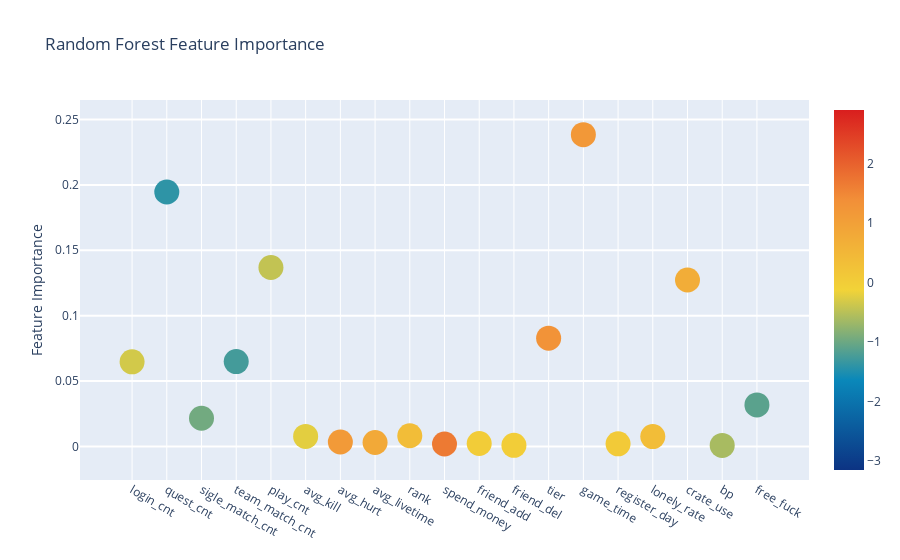
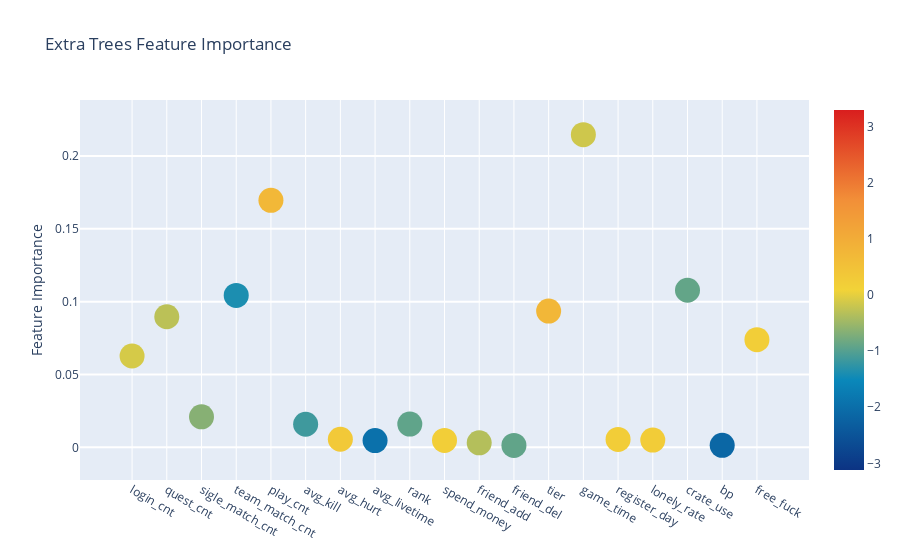
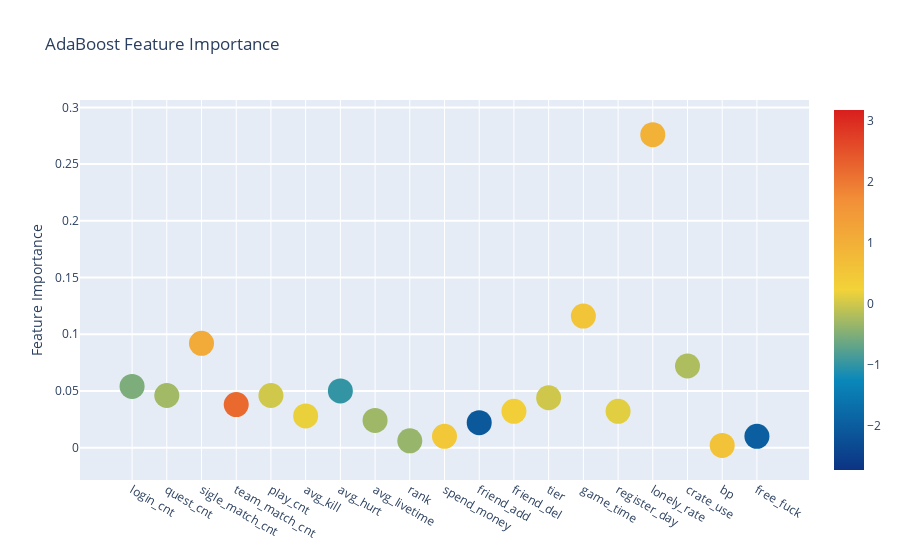
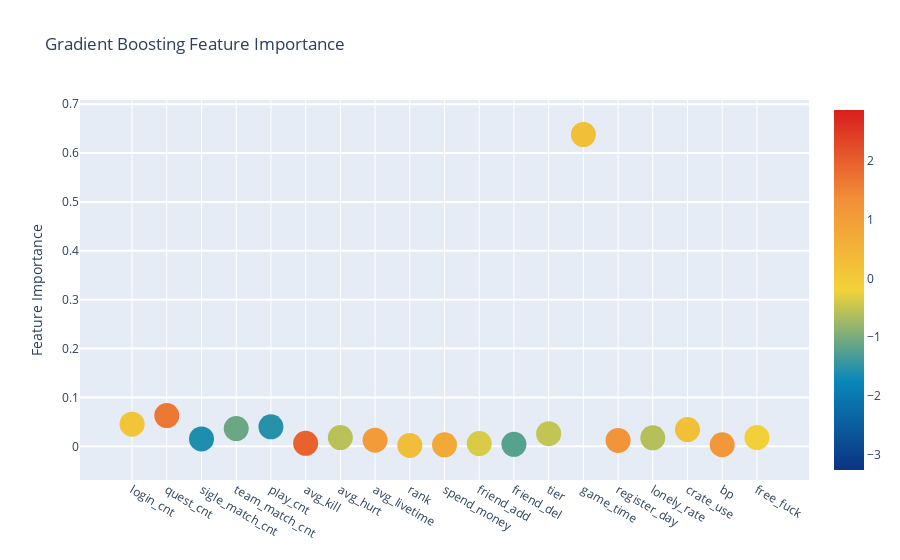

The notebook cell these images were saved under, in order:
### Code cell
trace = go.Scatter(
    y = feature_dataframe['Random Forest feature importances'].values,
    x = feature_dataframe['features'].values,
    mode='markers',
    marker=dict(
        sizemode = 'diameter',
        sizeref = 1,
        size = 25,
        color = np.random.randn(500), #set color equal to a variable
        colorscale='Portland',
        showscale=True
    ),
    text = feature_dataframe['features'].values
)
data = [trace]
 
layout= go.Layout(
    autosize= True,
    title= 'Random Forest Feature Importance',
    hovermode= 'closest',
    yaxis=dict(
        title= 'Feature Importance',
        ticklen= 5,
        gridwidth= 2
    ),
    showlegend= False
)
fig = go.Figure(data=data, layout=layout)
py.iplot(fig,filename='scatter2010')
 
# Scatter plot 
trace = go.Scatter(
    y = feature_dataframe['Extra Trees  feature importances'].values,
    x = feature_dataframe['features'].values,
    mode='markers',
    marker=dict(
        sizemode = 'diameter',
        sizeref = 1,
        size = 25,
        color = np.random.randn(500), #set color equal to a variable
        colorscale='Portland',
        showscale=True
    ),
    text = feature_dataframe['features'].values
)
data = [trace]
 
layout= go.Layout(
    autosize= True,
    title= 'Extra Trees Feature Importance',
    hovermode= 'closest',
    yaxis=dict(
        title= 'Feature Importance',
        ticklen= 5,
        gridwidth= 2
    ),
    showlegend= False
)
fig = go.Figure(data=data, layout=layout)
py.iplot(fig,filename='scatter2010')
 
# Scatter plot 
trace = go.Scatter(
    y = feature_dataframe['AdaBoost feature importances'].values,
    x = feature_dataframe['features'].values,
    mode='markers',
    marker=dict(
        sizemode = 'diameter',
        sizeref = 1,
        size = 25,
        color = np.random.randn(500), 
        colorscale='Portland',
        showscale=True
    ),
    text = feature_dataframe['features'].values
)
data = [trace]
 
layout= go.Layout(
    autosize= True,
    title= 'AdaBoost Feature Importance',
    hovermode= 'closest',
    yaxis=dict(
        title= 'Feature Importance',
        ticklen= 5,
        gridwidth= 2
    ),
    showlegend= False
)
fig = go.Figure(data=data, layout=layout)
py.iplot(fig,filename='scatter2010')
 
# Scatter plot 
trace = go.Scatter(
    y = feature_dataframe['Gradient Boost feature importances'].values,
    x = feature_dataframe['features'].values,
    mode='markers',
    marker=dict(
        sizemode = 'diameter',
        sizeref = 1,
        size = 25,
        color = np.random.randn(500), #set color equal to a variable
        colorscale='Portland',
        showscale=True
    ),
    text = feature_dataframe['features'].values
)
data = [trace]
 
layout= go.Layout(
    autosize= True,
    title= 'Gradient Boosting Feature Importance',
    hovermode= 'closest',
    yaxis=dict(
        title= 'Feature Importance',
        ticklen= 5,
        gridwidth= 2
    ),
    showlegend= False
)
fig = go.Figure(data=data, layout=layout)
py.iplot(fig,filename='Europa Lost')

### Figure 1 — Plotly figure (JSON) as saved in the notebook; plotly's stock layout.template omitted (floating-point values rounded to 4 significant figures; data arrays with more than 128 entries replaced by an {"elided": "..."} marker saying what was removed)
{"data": [{"marker": {"color": {"elided": "500 float values"}, "colorscale": [[0, "rgb(12,51,131)"], [0.25, "rgb(10,136,186)"], [0.5, "rgb(242,211,56)"], [0.75, "rgb(242,143,56)"], [1, "rgb(217,30,30)"]], "showscale": true, "size": 25, "sizemode": "diameter", "sizeref": 1}, "mode": "markers", "text": ["login_cnt", "quest_cnt", "sigle_match_cnt", "team_match_cnt", "play_cnt", "avg_kill", "avg_hurt", "avg_livetime", "rank", "spend_money", "friend_add", "friend_del", "tier", "game_time", "register_day", "lonely_rate", "crate_use", "bp", "free_fuck"], "type": "scatter", "x": ["login_cnt", "quest_cnt", "sigle_match_cnt", "team_match_cnt", "play_cnt", "avg_kill", "avg_hurt", "avg_livetime", "rank", "spend_money", "friend_add", "friend_del", "tier", "game_time", "register_day", "lonely_rate", "crate_use", "bp", "free_fuck"], "y": [0.06466, 0.1945, 0.02156, 0.06488, 0.1368, 0.00762, 0.003354, 0.003002, 0.00816, 0.001823, 0.002247, 0.0008278, 0.08276, 0.2384, 0.001991, 0.007516, 0.1273, 0.0007949, 0.03176]}], "layout": {"autosize": true, "hovermode": "closest", "showlegend": false, "title": {"text": "Random Forest Feature Importance"}, "yaxis": {"gridwidth": 2, "ticklen": 5, "title": {"text": "Feature Importance"}}}}

### Figure 2 — Plotly figure (JSON) as saved in the notebook; plotly's stock layout.template omitted (floating-point values rounded to 4 significant figures; data arrays with more than 128 entries replaced by an {"elided": "..."} marker saying what was removed)
{"data": [{"marker": {"color": {"elided": "500 float values"}, "colorscale": [[0, "rgb(12,51,131)"], [0.25, "rgb(10,136,186)"], [0.5, "rgb(242,211,56)"], [0.75, "rgb(242,143,56)"], [1, "rgb(217,30,30)"]], "showscale": true, "size": 25, "sizemode": "diameter", "sizeref": 1}, "mode": "markers", "text": ["login_cnt", "quest_cnt", "sigle_match_cnt", "team_match_cnt", "play_cnt", "avg_kill", "avg_hurt", "avg_livetime", "rank", "spend_money", "friend_add", "friend_del", "tier", "game_time", "register_day", "lonely_rate", "crate_use", "bp", "free_fuck"], "type": "scatter", "x": ["login_cnt", "quest_cnt", "sigle_match_cnt", "team_match_cnt", "play_cnt", "avg_kill", "avg_hurt", "avg_livetime", "rank", "spend_money", "friend_add", "friend_del", "tier", "game_time", "register_day", "lonely_rate", "crate_use", "bp", "free_fuck"], "y": [0.0627, 0.08965, 0.02092, 0.1043, 0.1696, 0.01585, 0.005516, 0.004649, 0.01597, 0.004721, 0.003099, 0.001328, 0.09353, 0.2147, 0.005405, 0.004993, 0.1078, 0.001372, 0.0739]}], "layout": {"autosize": true, "hovermode": "closest", "showlegend": false, "title": {"text": "Extra Trees Feature Importance"}, "yaxis": {"gridwidth": 2, "ticklen": 5, "title": {"text": "Feature Importance"}}}}

### Figure 3 — Plotly figure (JSON) as saved in the notebook; plotly's stock layout.template omitted (floating-point values rounded to 4 significant figures; data arrays with more than 128 entries replaced by an {"elided": "..."} marker saying what was removed)
{"data": [{"marker": {"color": {"elided": "500 float values"}, "colorscale": [[0, "rgb(12,51,131)"], [0.25, "rgb(10,136,186)"], [0.5, "rgb(242,211,56)"], [0.75, "rgb(242,143,56)"], [1, "rgb(217,30,30)"]], "showscale": true, "size": 25, "sizemode": "diameter", "sizeref": 1}, "mode": "markers", "text": ["login_cnt", "quest_cnt", "sigle_match_cnt", "team_match_cnt", "play_cnt", "avg_kill", "avg_hurt", "avg_livetime", "rank", "spend_money", "friend_add", "friend_del", "tier", "game_time", "register_day", "lonely_rate", "crate_use", "bp", "free_fuck"], "type": "scatter", "x": ["login_cnt", "quest_cnt", "sigle_match_cnt", "team_match_cnt", "play_cnt", "avg_kill", "avg_hurt", "avg_livetime", "rank", "spend_money", "friend_add", "friend_del", "tier", "game_time", "register_day", "lonely_rate", "crate_use", "bp", "free_fuck"], "y": [0.054, 0.046, 0.092, 0.038, 0.046, 0.028, 0.05, 0.024, 0.006, 0.01, 0.022, 0.032, 0.044, 0.116, 0.032, 0.276, 0.072, 0.002, 0.01]}], "layout": {"autosize": true, "hovermode": "closest", "showlegend": false, "title": {"text": "AdaBoost Feature Importance"}, "yaxis": {"gridwidth": 2, "ticklen": 5, "title": {"text": "Feature Importance"}}}}

### Figure 4 — Plotly figure (JSON) as saved in the notebook; plotly's stock layout.template omitted (floating-point values rounded to 4 significant figures; data arrays with more than 128 entries replaced by an {"elided": "..."} marker saying what was removed)
{"data": [{"marker": {"color": {"elided": "500 float values"}, "colorscale": [[0, "rgb(12,51,131)"], [0.25, "rgb(10,136,186)"], [0.5, "rgb(242,211,56)"], [0.75, "rgb(242,143,56)"], [1, "rgb(217,30,30)"]], "showscale": true, "size": 25, "sizemode": "diameter", "sizeref": 1}, "mode": "markers", "text": ["login_cnt", "quest_cnt", "sigle_match_cnt", "team_match_cnt", "play_cnt", "avg_kill", "avg_hurt", "avg_livetime", "rank", "spend_money", "friend_add", "friend_del", "tier", "game_time", "register_day", "lonely_rate", "crate_use", "bp", "free_fuck"], "type": "scatter", "x": ["login_cnt", "quest_cnt", "sigle_match_cnt", "team_match_cnt", "play_cnt", "avg_kill", "avg_hurt", "avg_livetime", "rank", "spend_money", "friend_add", "friend_del", "tier", "game_time", "register_day", "lonely_rate", "crate_use", "bp", "free_fuck"], "y": [0.04531, 0.06289, 0.01517, 0.0364, 0.03986, 0.006207, 0.01794, 0.01256, 0.001998, 0.003114, 0.005648, 0.004194, 0.02591, 0.6378, 0.01209, 0.01734, 0.03435, 0.003221, 0.018]}], "layout": {"autosize": true, "hovermode": "closest", "showlegend": false, "title": {"text": "Gradient Boosting Feature Importance"}, "yaxis": {"gridwidth": 2, "ticklen": 5, "title": {"text": "Feature Importance"}}}}
